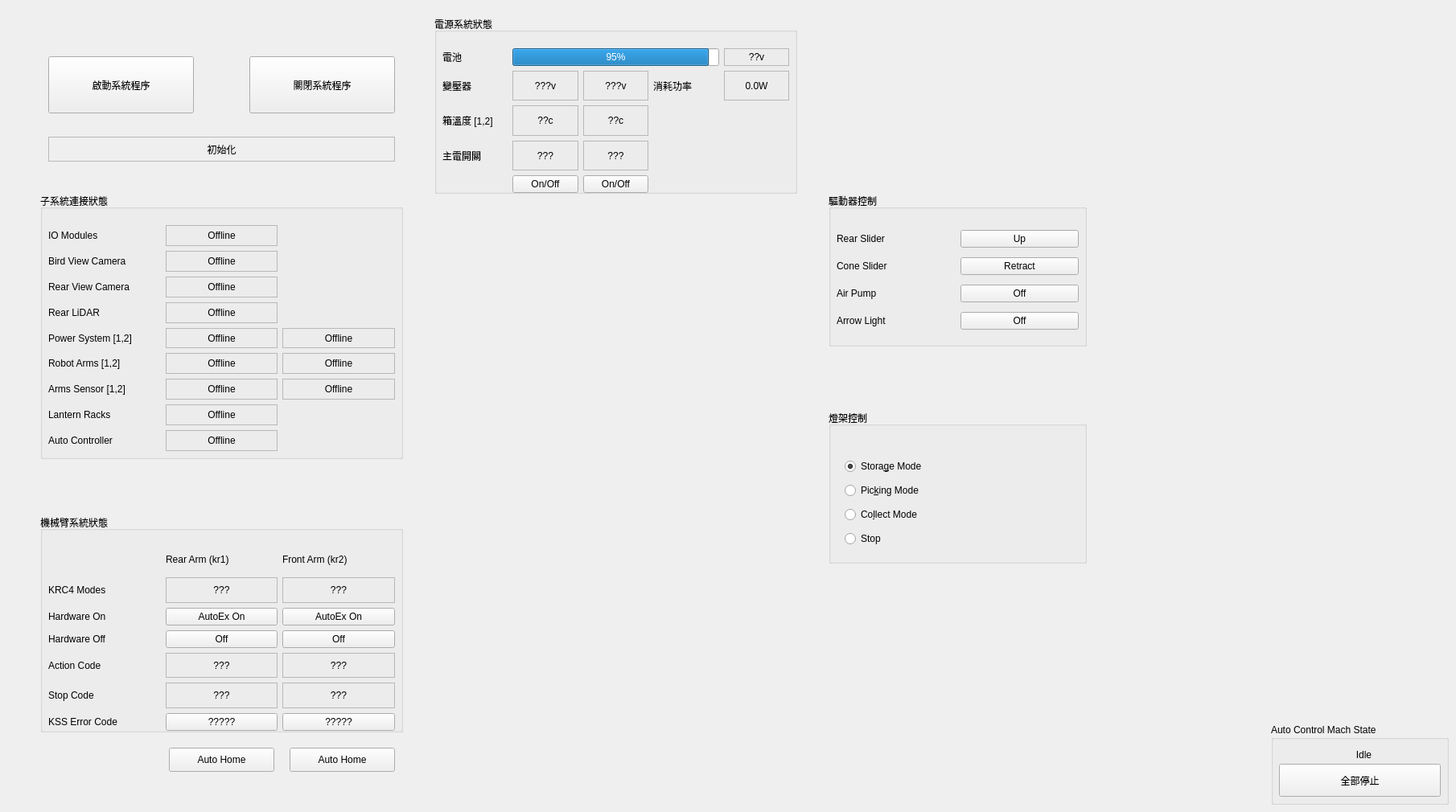
      <widget class="QWidget" name="dashBoardTab">
       <attribute name="title">
        <string>儀表板</string>
       </attribute>
       <widget class="QGroupBox" name="systemStatusGroupBox">
        <property name="geometry">
         <rect>
          <x>540</x>
          <y>20</y>
          <width>451</width>
          <height>221</height>
         </rect>
        </property>
        <property name="sizePolicy">
         <sizepolicy hsizetype="Fixed" vsizetype="Fixed">
          <horstretch>0</horstretch>
          <verstretch>0</verstretch>
         </sizepolicy>
        </property>
        <property name="title">
         <string>電源系統狀態</string>
        </property>
        <widget class="QWidget" name="gridLayoutWidget_2">
         <property name="geometry">
          <rect>
           <x>10</x>
           <y>40</y>
           <width>431</width>
           <height>180</height>
          </rect>
         </property>
         <layout class="QGridLayout" name="gridLayout_3">
          <item row="2" column="0">
           <widget class="QLabel" name="label_36">
            <property name="frameShape">
             <enum>QFrame::NoFrame</enum>
            </property>
            <property name="text">
             <string>箱溫度 [1,2]</string>
            </property>
           </widget>
          </item>
          <item row="0" column="0">
           <widget class="QLabel" name="label">
            <property name="frameShape">
             <enum>QFrame::NoFrame</enum>
            </property>
            <property name="text">
             <string>電池</string>
            </property>
           </widget>
          </item>
          <item row="1" column="0">
           <widget class="QLabel" name="label_35">
            <property name="frameShape">
             <enum>QFrame::NoFrame</enum>
            </property>
            <property name="text">
             <string>變壓器</string>
            </property>
           </widget>
          </item>
          <item row="0" column="4">
           <widget class="QLabel" name="batteryVoltageLabel">
            <property name="frameShape">
             <enum>QFrame::StyledPanel</enum>
            </property>
            <property name="text">
             <string>??v</string>
            </property>
            <property name="alignment">
             <set>Qt::AlignCenter</set>
            </property>
           </widget>
          </item>
          <item row="0" column="1" colspan="3">
           <widget class="QProgressBar" name="batterySOCProgressBar">
            <property name="value">
             <number>95</number>
            </property>
           </widget>
          </item>
          <item row="2" column="1">
           <widget class="QLabel" name="caseTempLabel_0">
            <property name="frameShape">
             <enum>QFrame::StyledPanel</enum>
            </property>
            <property name="text">
             <string>??c</string>
            </property>
            <property name="alignment">
             <set>Qt::AlignCenter</set>
            </property>
           </widget>
          </item>
          <item row="2" column="2">
           <widget class="QLabel" name="caseTempLabel_1">
            <property name="frameShape">
             <enum>QFrame::StyledPanel</enum>
            </property>
            <property name="text">
             <string>??c</string>
            </property>
            <property name="alignment">
             <set>Qt::AlignCenter</set>
            </property>
           </widget>
          </item>
          <item row="1" column="2">
           <widget class="QLabel" name="inverterLabel_1">
            <property name="frameShape">
             <enum>QFrame::StyledPanel</enum>
            </property>
            <property name="text">
             <string>???v</string>
            </property>
            <property name="alignment">
             <set>Qt::AlignCenter</set>
            </property>
           </widget>
          </item>
          <item row="1" column="1">
           <widget class="QLabel" name="inverterLabel_0">
            <property name="frameShape">
             <enum>QFrame::StyledPanel</enum>
            </property>
            <property name="text">
             <string>???v</string>
            </property>
            <property name="alignment">
             <set>Qt::AlignCenter</set>
            </property>
           </widget>
          </item>
          <item row="3" column="0">
           <widget class="QLabel" name="label_40">
            <property name="text">
             <string>主電開關</string>
            </property>
           </widget>
          </item>
          <item row="4" column="0">
           <widget class="QLabel" name="label_39">
            <property name="text">
             <string/>
            </property>
           </widget>
          </item>
          <item row="4" column="1">
           <widget class="QPushButton" name="inverterOnPushButton_0">
            <property name="enabled">
             <bool>true</bool>
            </property>
            <property name="text">
             <string>On/Off</string>
            </property>
           </widget>
          </item>
          <item row="4" column="2">
           <widget class="QPushButton" name="inverterOnPushButton_1">
            <property name="enabled">
             <bool>true</bool>
            </property>
            <property name="text">
             <string>On/Off</string>
            </property>
           </widget>
          </item>
          <item row="3" column="1">
           <widget class="QLabel" name="ConvMCBLabel_0">
            <property name="frameShape">
             <enum>QFrame::StyledPanel</enum>
            </property>
            <property name="text">
             <string>???</string>
            </property>
            <property name="alignment">
             <set>Qt::AlignCenter</set>
            </property>
           </widget>
          </item>
          <item row="3" column="2">
           <widget class="QLabel" name="ConvMCBLabel_1">
            <property name="frameShape">
             <enum>QFrame::StyledPanel</enum>
            </property>
            <property name="text">
             <string>???</string>
            </property>
            <property name="alignment">
             <set>Qt::AlignCenter</set>
            </property>
           </widget>
          </item>
          <item row="1" column="3">
           <widget class="QLabel" name="label_56">
            <property name="text">
             <string>消耗功率</string>
            </property>
           </widget>
          </item>
          <item row="1" column="4">
           <widget class="QLabel" name="totalWattLabel">
            <property name="frameShape">
             <enum>QFrame::StyledPanel</enum>
            </property>
            <property name="text">
             <string>0.0W</string>
            </property>
            <property name="alignment">
             <set>Qt::AlignCenter</set>
            </property>
           </widget>
          </item>
         </layout>
        </widget>
       </widget>
       <widget class="QGroupBox" name="systemStatusGroupBox_3">
        <property name="geometry">
         <rect>
          <x>50</x>
          <y>640</y>
          <width>451</width>
          <height>271</height>
         </rect>
        </property>
        <property name="sizePolicy">
         <sizepolicy hsizetype="Fixed" vsizetype="Fixed">
          <horstretch>0</horstretch>
          <verstretch>0</verstretch>
         </sizepolicy>
        </property>
        <property name="title">
         <string>機械臂系統狀態</string>
        </property>
        <widget class="QWidget" name="gridLayoutWidget_7">
         <property name="geometry">
          <rect>
           <x>10</x>
           <y>40</y>
           <width>431</width>
           <height>229</height>
          </rect>
         </property>
         <layout class="QGridLayout" name="gridLayout_9">
          <item row="1" column="1">
           <widget class="QLabel" name="krcModeStateLabel_0">
            <property name="frameShape">
             <enum>QFrame::StyledPanel</enum>
            </property>
            <property name="text">
             <string>???</string>
            </property>
            <property name="alignment">
             <set>Qt::AlignCenter</set>
            </property>
           </widget>
          </item>
          <item row="6" column="0">
           <widget class="QLabel" name="label_42">
            <property name="text">
             <string>KSS Error Code</string>
            </property>
           </widget>
          </item>
          <item row="2" column="0">
           <widget class="QLabel" name="label_32">
            <property name="text">
             <string>Hardware On</string>
            </property>
           </widget>
          </item>
          <item row="3" column="1">
           <widget class="QPushButton" name="moveEnablePushButton_0">
            <property name="text">
             <string>Off</string>
            </property>
           </widget>
          </item>
          <item row="6" column="1">
           <widget class="QPushButton" name="errorCodePushButton_0">
            <property name="text">
             <string>?????</string>
            </property>
           </widget>
          </item>
          <item row="3" column="0">
           <widget class="QLabel" name="label_41">
            <property name="text">
             <string>Hardware Off</string>
            </property>
           </widget>
          </item>
          <item row="2" column="1">
           <widget class="QPushButton" name="autoExPushButton_0">
            <property name="text">
             <string>AutoEx On</string>
            </property>
           </widget>
          </item>
          <item row="4" column="1">
           <widget class="QLabel" name="krActionCodeLabel_0">
            <property name="frameShape">
             <enum>QFrame::StyledPanel</enum>
            </property>
            <property name="text">
             <string>???</string>
            </property>
            <property name="alignment">
             <set>Qt::AlignCenter</set>
            </property>
           </widget>
          </item>
          <item row="1" column="0">
           <widget class="QLabel" name="label_43">
            <property name="text">
             <string>KRC4 Modes</string>
            </property>
           </widget>
          </item>
          <item row="5" column="1">
           <widget class="QLabel" name="krStopCodeLabel_0">
            <property name="frameShape">
             <enum>QFrame::StyledPanel</enum>
            </property>
            <property name="text">
             <string>???</string>
            </property>
            <property name="alignment">
             <set>Qt::AlignCenter</set>
            </property>
           </widget>
          </item>
          <item row="4" column="0">
           <widget class="QLabel" name="label_48">
            <property name="text">
             <string>Action Code</string>
            </property>
           </widget>
          </item>
          <item row="5" column="0">
           <widget class="QLabel" name="label_49">
            <property name="text">
             <string>Stop Code</string>
            </property>
           </widget>
          </item>
          <item row="4" column="2">
           <widget class="QLabel" name="krActionCodeLabel_1">
            <property name="frameShape">
             <enum>QFrame::StyledPanel</enum>
            </property>
            <property name="text">
             <string>???</string>
            </property>
            <property name="alignment">
             <set>Qt::AlignCenter</set>
            </property>
           </widget>
          </item>
          <item row="5" column="2">
           <widget class="QLabel" name="krStopCodeLabel_1">
            <property name="frameShape">
             <enum>QFrame::StyledPanel</enum>
            </property>
            <property name="text">
             <string>???</string>
            </property>
            <property name="alignment">
             <set>Qt::AlignCenter</set>
            </property>
           </widget>
          </item>
          <item row="2" column="2">
           <widget class="QPushButton" name="autoExPushButton_1">
            <property name="text">
             <string>AutoEx On</string>
            </property>
           </widget>
          </item>
          <item row="3" column="2">
           <widget class="QPushButton" name="moveEnablePushButton_1">
            <property name="text">
             <string>Off</string>
            </property>
           </widget>
          </item>
          <item row="6" column="2">
           <widget class="QPushButton" name="errorCodePushButton_1">
            <property name="text">
             <string>?????</string>
            </property>
           </widget>
          </item>
          <item row="0" column="1">
           <widget class="QLabel" name="label_60">
            <property name="text">
             <string>Rear Arm (kr1)</string>
            </property>
           </widget>
          </item>
          <item row="0" column="2">
           <widget class="QLabel" name="label_61">
            <property name="text">
             <string>Front Arm (kr2)</string>
            </property>
           </widget>
          </item>
          <item row="1" column="2">
           <widget class="QLabel" name="krcModeStateLabel_1">
            <property name="frameShape">
             <enum>QFrame::StyledPanel</enum>
            </property>
            <property name="text">
             <string>???</string>
            </property>
            <property name="alignment">
             <set>Qt::AlignCenter</set>
            </property>
           </widget>
          </item>
         </layout>
        </widget>
       </widget>
       <widget class="QGroupBox" name="systemStatusGroupBox_4">
        <property name="geometry">
         <rect>
          <x>1030</x>
          <y>240</y>
          <width>321</width>
          <height>191</height>
         </rect>
        </property>
        <property name="sizePolicy">
         <sizepolicy hsizetype="Fixed" vsizetype="Fixed">
          <horstretch>0</horstretch>
          <verstretch>0</verstretch>
         </sizepolicy>
        </property>
        <property name="title">
         <string>驅動器控制</string>
        </property>
        <widget class="QWidget" name="gridLayoutWidget_8">
         <property name="geometry">
          <rect>
           <x>10</x>
           <y>40</y>
           <width>301</width>
           <height>140</height>
          </rect>
         </property>
         <layout class="QGridLayout" name="gridLayout_10">
          <item row="0" column="1">
           <widget class="QPushButton" name="rearSliderPushButton">
            <property name="text">
             <string>Up</string>
            </property>
           </widget>
          </item>
          <item row="1" column="0">
           <widget class="QLabel" name="label_33">
            <property name="text">
             <string>Cone Slider</string>
            </property>
           </widget>
          </item>
          <item row="1" column="1">
           <widget class="QPushButton" name="coneSliderPushButton">
            <property name="text">
             <string>Retract</string>
            </property>
           </widget>
          </item>
          <item row="3" column="1">
           <widget class="QPushButton" name="arrowLightPushButton">
            <property name="text">
             <string>Off</string>
            </property>
           </widget>
          </item>
          <item row="3" column="0">
           <widget class="QLabel" name="label_44">
            <property name="text">
             <string>Arrow Light</string>
            </property>
           </widget>
          </item>
          <item row="0" column="0">
           <widget class="QLabel" name="label_45">
            <property name="text">
             <string>Rear Slider</string>
            </property>
           </widget>
          </item>
          <item row="2" column="0">
           <widget class="QLabel" name="label_58">
            <property name="text">
             <string>Air Pump</string>
            </property>
           </widget>
          </item>
          <item row="2" column="1">
           <widget class="QPushButton" name="airPumpPushButton">
            <property name="text">
             <string>Off</string>
            </property>
           </widget>
          </item>
         </layout>
        </widget>
       </widget>
       <widget class="QGroupBox" name="groupBox_8">
        <property name="geometry">
         <rect>
          <x>1580</x>
          <y>900</y>
          <width>221</width>
          <height>101</height>
         </rect>
        </property>
        <property name="title">
         <string>Auto Control Mach State</string>
        </property>
        <widget class="QLabel" name="autoControlStateLabel_1">
         <property name="geometry">
          <rect>
           <x>20</x>
           <y>30</y>
           <width>191</width>
           <height>17</height>
          </rect>
         </property>
         <property name="text">
          <string>Idle</string>
         </property>
         <property name="alignment">
          <set>Qt::AlignCenter</set>
         </property>
        </widget>
        <widget class="QPushButton" name="allMoveStopPushButton_1">
         <property name="geometry">
          <rect>
           <x>10</x>
           <y>50</y>
           <width>201</width>
           <height>41</height>
          </rect>
         </property>
         <property name="text">
          <string>全部停止</string>
         </property>
        </widget>
       </widget>
       <widget class="QLabel" name="OverviewStatusLabel">
        <property name="geometry">
         <rect>
          <x>620</x>
          <y>260</y>
          <width>301</width>
          <height>631</height>
         </rect>
        </property>
        <property name="sizePolicy">
         <sizepolicy hsizetype="Fixed" vsizetype="Fixed">
          <horstretch>0</horstretch>
          <verstretch>0</verstretch>
         </sizepolicy>
        </property>
        <property name="text">
         <string/>
        </property>
        <property name="pixmap">
         <pixmap>topview.png</pixmap>
        </property>
       </widget>
       <widget class="QGroupBox" name="groupBox_12">
        <property name="geometry">
         <rect>
          <x>50</x>
          <y>240</y>
          <width>451</width>
          <height>331</height>
         </rect>
        </property>
        <property name="title">
         <string>子系統連接狀態</string>
        </property>
        <widget class="QWidget" name="gridLayoutWidget_11">
         <property name="geometry">
          <rect>
           <x>10</x>
           <y>40</y>
           <width>431</width>
           <height>281</height>
          </rect>
         </property>
         <layout class="QGridLayout" name="gridLayout_13">
          <item row="7" column="0">
           <widget class="QLabel" name="label_54">
            <property name="text">
             <string>Lantern Racks</string>
            </property>
           </widget>
          </item>
          <item row="3" column="1">
           <widget class="QLabel" name="rearLidarCommLabel_0">
            <property name="frameShape">
             <enum>QFrame::StyledPanel</enum>
            </property>
            <property name="text">
             <string>Offline</string>
            </property>
            <property name="alignment">
             <set>Qt::AlignCenter</set>
            </property>
           </widget>
          </item>
          <item row="2" column="1">
           <widget class="QLabel" name="rearViewCameraCommLabel_0">
            <property name="frameShape">
             <enum>QFrame::StyledPanel</enum>
            </property>
            <property name="text">
             <string>Offline</string>
            </property>
            <property name="alignment">
             <set>Qt::AlignCenter</set>
            </property>
           </widget>
          </item>
          <item row="0" column="0">
           <widget class="QLabel" name="label_89">
            <property name="text">
             <string>IO Modules</string>
            </property>
           </widget>
          </item>
          <item row="6" column="1">
           <widget class="QLabel" name="armLidarCommLabel_0">
            <property name="frameShape">
             <enum>QFrame::StyledPanel</enum>
            </property>
            <property name="text">
             <string>Offline</string>
            </property>
            <property name="alignment">
             <set>Qt::AlignCenter</set>
            </property>
           </widget>
          </item>
          <item row="8" column="0">
           <widget class="QLabel" name="label_55">
            <property name="text">
             <string>Auto Controller</string>
            </property>
           </widget>
          </item>
          <item row="3" column="0">
           <widget class="QLabel" name="label_82">
            <property name="text">
             <string>Rear LiDAR</string>
            </property>
           </widget>
          </item>
          <item row="2" column="0">
           <widget class="QLabel" name="label_80">
            <property name="text">
             <string>Rear View Camera</string>
            </property>
           </widget>
          </item>
          <item row="5" column="1">
           <widget class="QLabel" name="robotCommLabel_0">
            <property name="frameShape">
             <enum>QFrame::StyledPanel</enum>
            </property>
            <property name="text">
             <string>Offline</string>
            </property>
            <property name="alignment">
             <set>Qt::AlignCenter</set>
            </property>
           </widget>
          </item>
          <item row="5" column="2">
           <widget class="QLabel" name="robotCommLabel_1">
            <property name="frameShape">
             <enum>QFrame::StyledPanel</enum>
            </property>
            <property name="text">
             <string>Offline</string>
            </property>
            <property name="alignment">
             <set>Qt::AlignCenter</set>
            </property>
           </widget>
          </item>
          <item row="7" column="1">
           <widget class="QLabel" name="lanternRackCommLabel_0">
            <property name="frameShape">
             <enum>QFrame::StyledPanel</enum>
            </property>
            <property name="text">
             <string>Offline</string>
            </property>
            <property name="alignment">
             <set>Qt::AlignCenter</set>
            </property>
           </widget>
          </item>
          <item row="4" column="0">
           <widget class="QLabel" name="label_46">
            <property name="text">
             <string>Power System [1,2]</string>
            </property>
           </widget>
          </item>
          <item row="6" column="2">
           <widget class="QLabel" name="armLidarCommLabel_1">
            <property name="frameShape">
             <enum>QFrame::StyledPanel</enum>
            </property>
            <property name="text">
             <string>Offline</string>
            </property>
            <property name="alignment">
             <set>Qt::AlignCenter</set>
            </property>
           </widget>
          </item>
          <item row="4" column="2">
           <widget class="QLabel" name="powerSysCommLabel_1">
            <property name="frameShape">
             <enum>QFrame::StyledPanel</enum>
            </property>
            <property name="text">
             <string>Offline</string>
            </property>
            <property name="alignment">
             <set>Qt::AlignCenter</set>
            </property>
           </widget>
          </item>
          <item row="5" column="0">
           <widget class="QLabel" name="label_86">
            <property name="text">
             <string>Robot Arms [1,2]</string>
            </property>
           </widget>
          </item>
          <item row="4" column="1">
           <widget class="QLabel" name="powerSysCommLabel_0">
            <property name="frameShape">
             <enum>QFrame::StyledPanel</enum>
            </property>
            <property name="text">
             <string>Offline</string>
            </property>
            <property name="alignment">
             <set>Qt::AlignCenter</set>
            </property>
           </widget>
          </item>
          <item row="1" column="0">
           <widget class="QLabel" name="label_53">
            <property name="text">
             <string>Bird View Camera</string>
            </property>
           </widget>
          </item>
          <item row="6" column="0">
           <widget class="QLabel" name="label_92">
            <property name="text">
             <string>Arms Sensor [1,2]</string>
            </property>
           </widget>
          </item>
          <item row="0" column="1">
           <widget class="QLabel" name="ioCommLabel_0">
            <property name="frameShape">
             <enum>QFrame::StyledPanel</enum>
            </property>
            <property name="text">
             <string>Offline</string>
            </property>
            <property name="alignment">
             <set>Qt::AlignCenter</set>
            </property>
           </widget>
          </item>
          <item row="1" column="1">
           <widget class="QLabel" name="birdViewCameraCommLabel_0">
            <property name="frameShape">
             <enum>QFrame::StyledPanel</enum>
            </property>
            <property name="text">
             <string>Offline</string>
            </property>
            <property name="alignment">
             <set>Qt::AlignCenter</set>
            </property>
           </widget>
          </item>
          <item row="8" column="1">
           <widget class="QLabel" name="autoControlCommLabel_0">
            <property name="frameShape">
             <enum>QFrame::StyledPanel</enum>
            </property>
            <property name="text">
             <string>Offline</string>
            </property>
            <property name="alignment">
             <set>Qt::AlignCenter</set>
            </property>
           </widget>
          </item>
         </layout>
        </widget>
       </widget>
       <widget class="QGroupBox" name="groupBox_17">
        <property name="geometry">
         <rect>
          <x>1030</x>
          <y>510</y>
          <width>321</width>
          <height>191</height>
         </rect>
        </property>
        <property name="title">
         <string>燈架控制</string>
        </property>
        <widget class="QRadioButton" name="lanternRackModeRadioButton_0">
         <property name="geometry">
          <rect>
           <x>20</x>
           <y>60</y>
           <width>221</width>
           <height>20</height>
          </rect>
         </property>
         <property name="text">
          <string>Stora&amp;ge Mode</string>
         </property>
         <property name="checked">
          <bool>true</bool>
         </property>
        </widget>
        <widget class="QRadioButton" name="lanternRackModeRadioButton_1">
         <property name="geometry">
          <rect>
           <x>20</x>
           <y>90</y>
           <width>221</width>
           <height>20</height>
          </rect>
         </property>
         <property name="text">
          <string>Pic&amp;king Mode</string>
         </property>
        </widget>
        <widget class="QRadioButton" name="lanternRackModeRadioButton_2">
         <property name="geometry">
          <rect>
           <x>20</x>
           <y>120</y>
           <width>221</width>
           <height>20</height>
          </rect>
         </property>
         <property name="text">
          <string>Co&amp;llect Mode</string>
         </property>
        </widget>
        <widget class="QRadioButton" name="lanternRackModeRadioButton_3">
         <property name="geometry">
          <rect>
           <x>20</x>
           <y>150</y>
           <width>221</width>
           <height>20</height>
          </rect>
         </property>
         <property name="text">
          <string>Stop</string>
         </property>
        </widget>
       </widget>
       <widget class="QPushButton" name="startSystemPushButton">
        <property name="geometry">
         <rect>
          <x>60</x>
          <y>70</y>
          <width>181</width>
          <height>71</height>
         </rect>
        </property>
        <property name="text">
         <string>啟動系統程序</string>
        </property>
        <property name="checkable">
         <bool>true</bool>
        </property>
       </widget>
       <widget class="QLabel" name="startSystemStatusLabel">
        <property name="geometry">
         <rect>
          <x>60</x>
          <y>170</y>
          <width>431</width>
          <height>31</height>
         </rect>
        </property>
        <property name="frameShape">
         <enum>QFrame::StyledPanel</enum>
        </property>
        <property name="text">
         <string>初始化</string>
        </property>
        <property name="alignment">
         <set>Qt::AlignCenter</set>
        </property>
       </widget>
       <widget class="QPushButton" name="shutdownSystemPushButton">
        <property name="enabled">
         <bool>true</bool>
        </property>
        <property name="geometry">
         <rect>
          <x>310</x>
          <y>70</y>
          <width>181</width>
          <height>71</height>
         </rect>
        </property>
        <property name="text">
         <string>關閉系統程序</string>
        </property>
        <property name="checkable">
         <bool>false</bool>
        </property>
       </widget>
       <widget class="QPushButton" name="goSafeHomeButton_0">
        <property name="geometry">
         <rect>
          <x>210</x>
          <y>930</y>
          <width>131</width>
          <height>30</height>
         </rect>
        </property>
        <property name="text">
         <string>Auto Home</string>
        </property>
       </widget>
       <widget class="QPushButton" name="goSafeHomeButton_1">
        <property name="geometry">
         <rect>
          <x>360</x>
          <y>930</y>
          <width>131</width>
          <height>30</height>
         </rect>
        </property>
        <property name="text">
         <string>Auto Home</string>
        </property>
       </widget>
      </widget>
